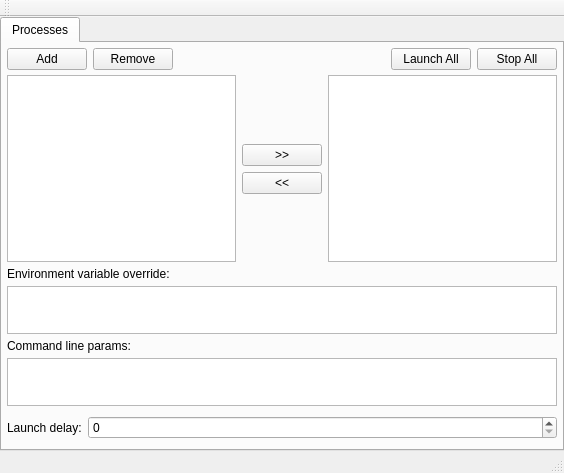
<?xml version="1.0" encoding="UTF-8"?>
<ui version="4.0">
 <class>MainWindow</class>
 <widget class="QMainWindow" name="MainWindow">
  <property name="geometry">
   <rect>
    <x>0</x>
    <y>0</y>
    <width>564</width>
    <height>473</height>
   </rect>
  </property>
  <property name="windowTitle">
   <string>Microservices Launcher</string>
  </property>
  <widget class="QWidget" name="centralWidget">
   <layout class="QVBoxLayout" name="verticalLayout_2">
    <property name="spacing">
     <number>0</number>
    </property>
    <property name="leftMargin">
     <number>0</number>
    </property>
    <property name="topMargin">
     <number>0</number>
    </property>
    <property name="rightMargin">
     <number>0</number>
    </property>
    <property name="bottomMargin">
     <number>0</number>
    </property>
    <item>
     <widget class="QTabWidget" name="tabWidget">
      <property name="contextMenuPolicy">
       <enum>Qt::CustomContextMenu</enum>
      </property>
      <property name="currentIndex">
       <number>0</number>
      </property>
      <widget class="QWidget" name="mainTab">
       <attribute name="title">
        <string>Processes</string>
       </attribute>
       <layout class="QVBoxLayout" name="verticalLayout_4">
        <property name="spacing">
         <number>5</number>
        </property>
        <property name="leftMargin">
         <number>5</number>
        </property>
        <property name="topMargin">
         <number>5</number>
        </property>
        <property name="rightMargin">
         <number>5</number>
        </property>
        <property name="bottomMargin">
         <number>5</number>
        </property>
        <item>
         <layout class="QHBoxLayout" name="horizontalLayout_2">
          <item>
           <widget class="QPushButton" name="addButton">
            <property name="text">
             <string>Add</string>
            </property>
           </widget>
          </item>
          <item>
           <widget class="QPushButton" name="removeButton">
            <property name="text">
             <string>Remove</string>
            </property>
           </widget>
          </item>
          <item>
           <spacer name="horizontalSpacer_2">
            <property name="orientation">
             <enum>Qt::Horizontal</enum>
            </property>
            <property name="sizeHint" stdset="0">
             <size>
              <width>40</width>
              <height>20</height>
             </size>
            </property>
           </spacer>
          </item>
          <item>
           <widget class="QPushButton" name="launchAllButton">
            <property name="text">
             <string>Launch All</string>
            </property>
           </widget>
          </item>
          <item>
           <widget class="QPushButton" name="StopAllButton">
            <property name="text">
             <string>Stop All</string>
            </property>
           </widget>
          </item>
         </layout>
        </item>
        <item>
         <layout class="QHBoxLayout" name="horizontalLayout_3">
          <item>
           <widget class="QListWidget" name="serviceList">
            <property name="contextMenuPolicy">
             <enum>Qt::CustomContextMenu</enum>
            </property>
           </widget>
          </item>
          <item>
           <layout class="QVBoxLayout" name="verticalLayout_3">
            <item>
             <spacer name="verticalSpacer_2">
              <property name="orientation">
               <enum>Qt::Vertical</enum>
              </property>
              <property name="sizeHint" stdset="0">
               <size>
                <width>20</width>
                <height>40</height>
               </size>
              </property>
             </spacer>
            </item>
            <item>
             <widget class="QPushButton" name="addToLaunchListButton">
              <property name="text">
               <string>&gt;&gt;</string>
              </property>
             </widget>
            </item>
            <item>
             <widget class="QPushButton" name="removeFromLaunchListButton">
              <property name="text">
               <string>&lt;&lt;</string>
              </property>
             </widget>
            </item>
            <item>
             <spacer name="verticalSpacer">
              <property name="orientation">
               <enum>Qt::Vertical</enum>
              </property>
              <property name="sizeHint" stdset="0">
               <size>
                <width>20</width>
                <height>40</height>
               </size>
              </property>
             </spacer>
            </item>
           </layout>
          </item>
          <item>
           <widget class="QListWidget" name="runList">
            <property name="contextMenuPolicy">
             <enum>Qt::CustomContextMenu</enum>
            </property>
           </widget>
          </item>
         </layout>
        </item>
        <item>
         <widget class="QLabel" name="label">
          <property name="text">
           <string>Environment variable override:</string>
          </property>
         </widget>
        </item>
        <item>
         <widget class="QTextEdit" name="environmentEdit">
          <property name="sizePolicy">
           <sizepolicy hsizetype="Expanding" vsizetype="Preferred">
            <horstretch>0</horstretch>
            <verstretch>0</verstretch>
           </sizepolicy>
          </property>
          <property name="maximumSize">
           <size>
            <width>16777215</width>
            <height>48</height>
           </size>
          </property>
         </widget>
        </item>
        <item>
         <widget class="QLabel" name="commandLineLabel">
          <property name="text">
           <string>Command line params:</string>
          </property>
         </widget>
        </item>
        <item>
         <widget class="QTextEdit" name="commandLineEdit">
          <property name="sizePolicy">
           <sizepolicy hsizetype="Preferred" vsizetype="Expanding">
            <horstretch>0</horstretch>
            <verstretch>0</verstretch>
           </sizepolicy>
          </property>
          <property name="maximumSize">
           <size>
            <width>16777215</width>
            <height>48</height>
           </size>
          </property>
         </widget>
        </item>
        <item>
         <layout class="QHBoxLayout" name="horizontalLayout">
          <property name="topMargin">
           <number>5</number>
          </property>
          <property name="bottomMargin">
           <number>5</number>
          </property>
          <item>
           <widget class="QLabel" name="delayLabel">
            <property name="sizePolicy">
             <sizepolicy hsizetype="Maximum" vsizetype="Preferred">
              <horstretch>0</horstretch>
              <verstretch>0</verstretch>
             </sizepolicy>
            </property>
            <property name="text">
             <string>Launch delay:</string>
            </property>
           </widget>
          </item>
          <item>
           <widget class="QSpinBox" name="launchDelay">
            <property name="maximum">
             <number>9999999</number>
            </property>
           </widget>
          </item>
         </layout>
        </item>
       </layout>
      </widget>
     </widget>
    </item>
   </layout>
  </widget>
  <widget class="QMenuBar" name="menuBar">
   <property name="geometry">
    <rect>
     <x>0</x>
     <y>0</y>
     <width>564</width>
     <height>20</height>
    </rect>
   </property>
  </widget>
  <widget class="QToolBar" name="mainToolBar">
   <attribute name="toolBarArea">
    <enum>TopToolBarArea</enum>
   </attribute>
   <attribute name="toolBarBreak">
    <bool>false</bool>
   </attribute>
  </widget>
  <widget class="QStatusBar" name="statusBar"/>
 </widget>
 <layoutdefault spacing="6" margin="11"/>
 <resources/>
 <connections/>
</ui>
